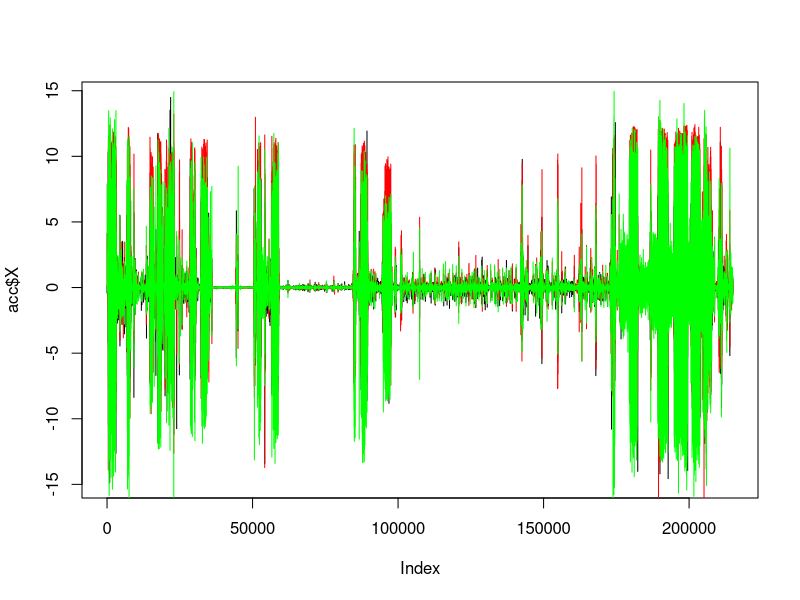
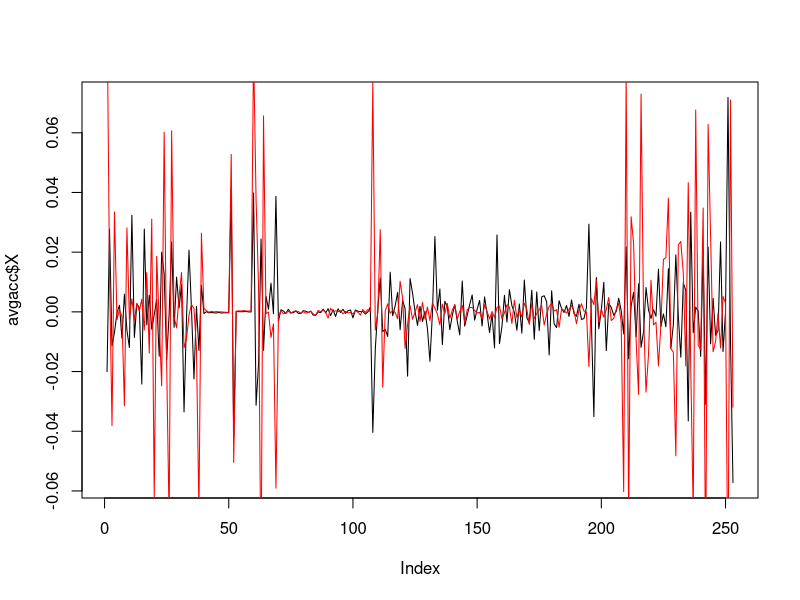

Generate these figures, in order, with R:
## reading accelerometer data
acc1 <- read.csv("acc1.csv")
acc2 <- read.csv("acc2.csv")
acc3 <- read.csv("acc3.csv")
acc <- rbind (acc1, acc2, acc3)
 
# plotting
plot (acc$X, type ="l")
lines (acc$Y, type ="l", col = "red")
lines (acc$Z, type ="l", col = "green")

## averaging
avgacc <- data.frame()
ms = 0; index = 1; averageMs <- 15000;

for (i in 1:nrow(acc)) {
  
  ms = ms+acc$t[i]
  if (ms>averageMs){
    
    X <- mean(acc$X[index:i])
    Y <- mean(acc$Y[index:i])
    Z <- mean(acc$Z[index:i])
    avgacc <- rbind(avgacc,c(X,Y,Z))
    
    ms <-0
    index <- i
  }
}

colnames(avgacc) <- c("X","Y","Z")

plot(avgacc$X, type ="l")
lines(avgacc$Y, type ="l", col ="red")

## annotations
# class 0 = sedentary
# class 1 = very light activity
# class 2 = moderate activity

accel.classes <- 0
accel.classes [1:39] <- 2
accel.classes [40:50] <- 0
accel.classes [51:52] <- 2
accel.classes [53:59] <- 0
accel.classes [60:69] <- 2
accel.classes [70:107] <- 0
accel.classes [108:209] <- 1
accel.classes [210:253] <- 2